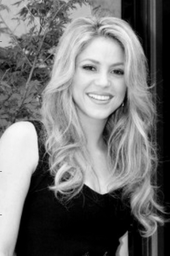
#> input picture data/shakira.png, 170 x 256 px, shrunk from 642 x 966 before the run
$ python 15_shakira.py   (Python 2 division)
#> lines starting #> are read from the running program, lines starting #| are printed output that depends on the picture; long printed decimals are rounded

from pylab import imread, imsave, subplot, imshow, title, gray, figure, show, NullLocator
from numpy import mean, cov, dot, linalg, size, argsort

def princomp(A, numpc=0):
    # computing eigenvalues and eigenvectors of covariance matrix
    M = (A-mean(A.T,axis=1)).T # subtract the mean (along columns)
    [latent,coeff] = linalg.eig(cov(M))
    p = size(coeff,axis=1)
    idx = argsort(latent) # sorting the eigenvalues
    idx = idx[::-1]       # in ascending order
    # sorting eigenvectors according to the sorted eigenvalues
    coeff = coeff[:,idx]
    latent = latent[idx] # sorting eigenvalues
    if numpc < p and numpc >= 0:
        coeff = coeff[:,range(numpc)] # cutting some PCs if needed
    score = dot(coeff.T,M) # projection of the data in the new space
    return coeff,score,latent

A = imread('../data/shakira.png') # load an image
#> A is the input picture: shape (256, 170, 3) float32; min 0, max 0.992, mean 0.443
A = mean(A,2) # to get a 2-D array
#> A: shape (256, 170) float32
full_pc = size(A,axis=1) # numbers of all the principal components
#> full_pc = 170
i = 1
dist = []
for numpc in range(0,full_pc+10,10): # 0 10 20 ... full_pc
    coeff, score, latent = princomp(A,numpc)
    Ar = dot(coeff,score).T+mean(A,axis=0) # image reconstruction
    # difference in Frobenius norm
    dist.append(linalg.norm(A-Ar,'fro'))
    # showing the pics reconstructed with less than 50 PCs
    print "trying %s principal components with a distance of: %f"%(numpc,dist[-1])
    if numpc <= 50:
        if numpc == 50:
            imsave(fname= '../data/'+str(numpc)+'.jpg', arr = Ar)
        ax = subplot(2,3,i,frame_on=False)
        ax.xaxis.set_major_locator(NullLocator()) # remove ticks
        ax.yaxis.set_major_locator(NullLocator())
        i += 1
        imshow(Ar)
        title('PCs # '+str(numpc))
        gray()
#> this loop made 18 passes
#| trying 0 principal components with a distance of: 58.469
#| trying 10 principal components with a distance of: 14.936
#| trying 20 principal components with a distance of: 9.830
#| trying 30 principal components with a distance of: 7.141
#| trying 40 principal components with a distance of: 5.462
#| trying 50 principal components with a distance of: 4.283
#| trying 60 principal components with a distance of: 3.366
#| trying 70 principal components with a distance of: 2.637
#> (further printed lines are left out)
#> pass 1, in princomp, `M = (A-mean(A.T,axis=1)).T`:
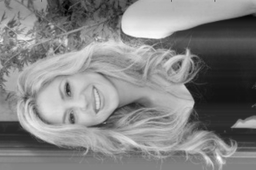
#> M: shape (170, 256) float32; min -0.664, max 0.624, mean 1.12e-08; drawn with min black and max white
#> pass 1, in princomp, `[latent,coeff] = linalg.eig(cov(M))`:
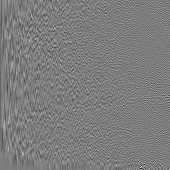
#> coeff: shape (170, 170) float64; min -0.591, max 0.614, mean -0.000201; drawn with min black and max white
#> pass 1, in princomp, `coeff = coeff[:,idx]`:
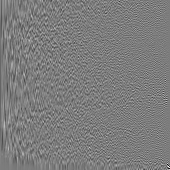
#> coeff: shape (170, 170) float64; min -0.591, max 0.614, mean -0.000201; drawn with min black and max white
#> pass 1, `Ar = dot(coeff,score).T+mean(A,axis=0)`:
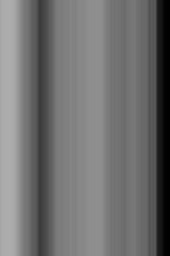
#> Ar: shape (256, 170) float64; min 0.0055, max 0.679, mean 0.443
#> after the loop, dist = [58.47, 14.94, 9.83, 7.14, 5.46, 4.28, 3.37, 2.64, 2.05, 1.58, 1.22, 0.927, 0.683, 0.486, 0.335, 0.21, 0.103, 6.8e-07]; i = 7

figure()
imshow(A)
title('numpc FULL')
gray()
show()
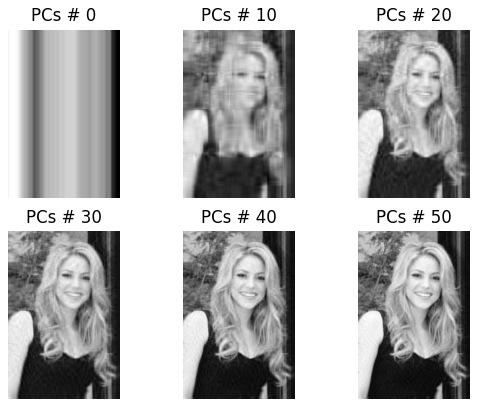
#> figure drawn by matplotlib, 6 panels
